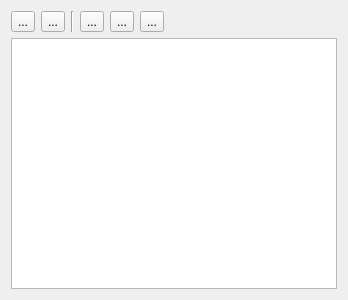
<?xml version="1.0" encoding="UTF-8"?>
<ui version="4.0">
 <class>EdgesWidget</class>
 <widget class="QWidget" name="EdgesWidget">
  <property name="geometry">
   <rect>
    <x>0</x>
    <y>0</y>
    <width>348</width>
    <height>300</height>
   </rect>
  </property>
  <property name="windowTitle">
   <string/>
  </property>
  <layout class="QVBoxLayout" name="verticalLayout_2">
   <item>
    <layout class="QHBoxLayout" name="horizontalLayout">
     <item>
      <widget class="QToolButton" name="btHighlightSelectedEdges">
       <property name="toolTip">
        <string>Highlight in network views the selected edges in the table</string>
       </property>
       <property name="statusTip">
        <string>Highlight in network views the selected edges in the table</string>
       </property>
       <property name="text">
        <string>...</string>
       </property>
       <property name="icon">
        <iconset resource="../../ui.qrc">
         <normaloff>:/icons/images/highlight-red.svg</normaloff>:/icons/images/highlight-red.svg</iconset>
       </property>
       <property name="iconSize">
        <size>
         <width>24</width>
         <height>24</height>
        </size>
       </property>
      </widget>
     </item>
     <item>
      <widget class="QToolButton" name="btHighlightNodesFromSelectedEdges">
       <property name="toolTip">
        <string>Highlight in network views the nodes connected by selected edges in the table</string>
       </property>
       <property name="statusTip">
        <string>Highlight in network views the nodes connected by selected edges in the table</string>
       </property>
       <property name="text">
        <string>...</string>
       </property>
       <property name="icon">
        <iconset resource="../../ui.qrc">
         <normaloff>:/icons/images/highlight-yellow.svg</normaloff>:/icons/images/highlight-yellow.svg</iconset>
       </property>
       <property name="iconSize">
        <size>
         <width>24</width>
         <height>24</height>
        </size>
       </property>
      </widget>
     </item>
     <item>
      <widget class="Line" name="line">
       <property name="orientation">
        <enum>Qt::Vertical</enum>
       </property>
      </widget>
     </item>
     <item>
      <widget class="QToolButton" name="btSetAlternatingRowColors">
       <property name="text">
        <string>...</string>
       </property>
       <property name="icon">
        <iconset resource="../../ui.qrc">
         <normaloff>:/icons/images/alternating_row_colors.svg</normaloff>:/icons/images/alternating_row_colors.svg</iconset>
       </property>
       <property name="iconSize">
        <size>
         <width>24</width>
         <height>24</height>
        </size>
       </property>
      </widget>
     </item>
     <item>
      <widget class="QToolButton" name="btEnableOrdering">
       <property name="text">
        <string>...</string>
       </property>
       <property name="icon">
        <iconset resource="../../ui.qrc">
         <normaloff>:/icons/images/enable_ordering.svg</normaloff>:/icons/images/enable_ordering.svg</iconset>
       </property>
       <property name="iconSize">
        <size>
         <width>24</width>
         <height>24</height>
        </size>
       </property>
      </widget>
     </item>
     <item>
      <widget class="QToolButton" name="btSetColumnsMovable">
       <property name="text">
        <string>...</string>
       </property>
       <property name="icon">
        <iconset resource="../../ui.qrc">
         <normaloff>:/icons/images/enable_move_columns.svg</normaloff>:/icons/images/enable_move_columns.svg</iconset>
       </property>
       <property name="iconSize">
        <size>
         <width>24</width>
         <height>24</height>
        </size>
       </property>
      </widget>
     </item>
     <item>
      <spacer name="horizontalSpacer">
       <property name="orientation">
        <enum>Qt::Horizontal</enum>
       </property>
       <property name="sizeHint" stdset="0">
        <size>
         <width>40</width>
         <height>20</height>
        </size>
       </property>
      </spacer>
     </item>
    </layout>
   </item>
   <item>
    <widget class="EdgeTableView" name="tvEdges">
     <property name="alternatingRowColors">
      <bool>true</bool>
     </property>
    </widget>
   </item>
  </layout>
  <action name="actionHighlightSelectedEdges">
   <property name="icon">
    <iconset resource="../../ui.qrc">
     <normaloff>:/icons/images/highlight-red.svg</normaloff>:/icons/images/highlight-red.svg</iconset>
   </property>
   <property name="text">
    <string>Highlight Selected Edges</string>
   </property>
   <property name="toolTip">
    <string>Highlight in network views the selected edges in the table</string>
   </property>
   <property name="statusTip">
    <string>Highlight in network views the selected edges in the table</string>
   </property>
  </action>
  <action name="actionHighlightNodesFromSelectedEdges">
   <property name="icon">
    <iconset resource="../../ui.qrc">
     <normaloff>:/icons/images/highlight-yellow.svg</normaloff>:/icons/images/highlight-yellow.svg</iconset>
   </property>
   <property name="text">
    <string>Highlight nodes from selected edges</string>
   </property>
   <property name="toolTip">
    <string>Highlight in network views the nodes connected by selected edges in the table</string>
   </property>
   <property name="statusTip">
    <string>Highlight in network views the nodes connected by selected edges in the table</string>
   </property>
  </action>
  <action name="actionSetAlternatingRowColors">
   <property name="checkable">
    <bool>true</bool>
   </property>
   <property name="checked">
    <bool>true</bool>
   </property>
   <property name="icon">
    <iconset resource="../../ui.qrc">
     <normaloff>:/icons/images/alternating_row_colors.svg</normaloff>:/icons/images/alternating_row_colors.svg</iconset>
   </property>
   <property name="text">
    <string>Set Alternating Row Colors</string>
   </property>
   <property name="toolTip">
    <string>Alternate background colors in table to improve readability</string>
   </property>
   <property name="statusTip">
    <string>Alternate background colors in table to improve readability</string>
   </property>
  </action>
  <action name="actionEnableOrdering">
   <property name="checkable">
    <bool>true</bool>
   </property>
   <property name="icon">
    <iconset resource="../../ui.qrc">
     <normaloff>:/icons/images/enable_ordering.svg</normaloff>:/icons/images/enable_ordering.svg</iconset>
   </property>
   <property name="text">
    <string>Enable Ordering</string>
   </property>
   <property name="toolTip">
    <string>Enable ordering of table. Selection of columns is available only when sorting is disabled</string>
   </property>
   <property name="statusTip">
    <string>Enable ordering of table. Selection of columns is available only when sorting is disabled</string>
   </property>
  </action>
  <action name="actionSetColumnsMovable">
   <property name="checkable">
    <bool>true</bool>
   </property>
   <property name="icon">
    <iconset resource="../../ui.qrc">
     <normaloff>:/icons/images/enable_move_columns.svg</normaloff>:/icons/images/enable_move_columns.svg</iconset>
   </property>
   <property name="text">
    <string>Set Columns Movable</string>
   </property>
   <property name="toolTip">
    <string>Allow to change order of columns</string>
   </property>
   <property name="statusTip">
    <string>Allow to change order of columns</string>
   </property>
  </action>
 </widget>
 <customwidgets>
  <customwidget>
   <class>EdgeTableView</class>
   <extends>QTableView</extends>
   <header>metgem_app/ui/widgets.h</header>
  </customwidget>
 </customwidgets>
 <resources>
  <include location="../../ui.qrc"/>
 </resources>
 <connections/>
</ui>
